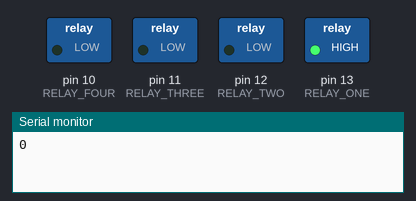
Bench run of a sketch on a simulated Arduino Uno, built with avr-gcc and run on an emulated ATmega328P. Shown: switched loads named in the sketch (green lamp = pin HIGH), the last lines printed to the serial monitor. At 17.0 s the program stops and its outputs stay as they are.

Above: at 2.1 s.
At 7.1 s:
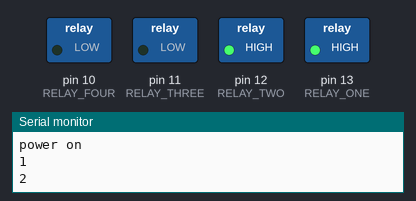
At 8.1 s:
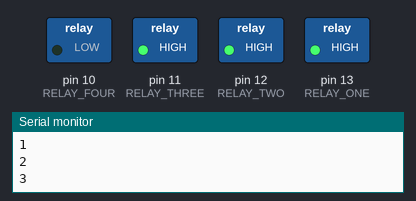
At 9.1 s:
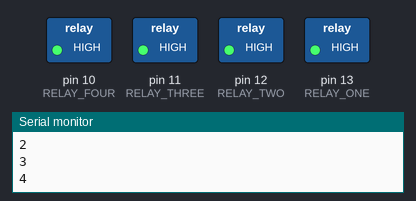
At 14.1 s:
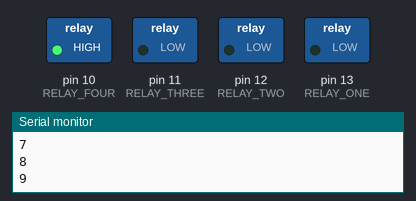
At 17.1 s:
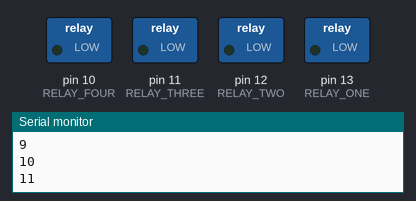
Timing chart, 0 to 18.5 s (numbered marks = the images above):
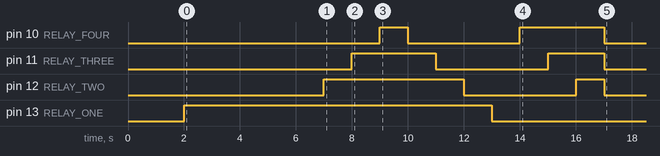

The sketch:

Relay_test.ino
```cpp
// relays
#define RELAY_ONE 13 // power control of other relays
#define RELAY_TWO 12 // negative yaw
#define RELAY_THREE 11 // main thruster
#define RELAY_FOUR 10 // poitive yaw

int i = 0;

void setup() {
  Serial.begin(115200);

  pinMode(RELAY_ONE, OUTPUT);
  pinMode(RELAY_TWO, OUTPUT);
  pinMode(RELAY_THREE, OUTPUT);
  pinMode(RELAY_FOUR, OUTPUT);
  digitalWrite(RELAY_ONE, LOW);
  digitalWrite(RELAY_TWO, LOW);
  digitalWrite(RELAY_THREE, LOW);
  digitalWrite(RELAY_FOUR, LOW);

  delay(1000);
}

void loop() {
  Serial.println(i);
  delay(1000);

  // power on relays and switch on each one
  if (i==0) {
     digitalWrite(RELAY_ONE, HIGH);
     i++;
     delay(4000);
     Serial.println("power on");
     return;
    }
  if (i==1) {
     digitalWrite(RELAY_TWO, HIGH);
     i++;
     return;
    }
  if (i==2) {
     digitalWrite(RELAY_THREE, HIGH);
     i++;
     return;
    }
  if (i==3) {
     digitalWrite(RELAY_FOUR, HIGH);
     i++;
     return;
    }

  // switch off each one
  if (i==4) {
     digitalWrite(RELAY_FOUR, LOW);
     i++;
     return;
    }
  if (i==5) {
     digitalWrite(RELAY_THREE, LOW);
     i++;
     return;
    }
  if (i==6) {
     digitalWrite(RELAY_TWO, LOW);
     i++;
     return;
    }

  // power off relays and try to switch
  if (i==7) {
     digitalWrite(RELAY_ONE, LOW);
     i++;
     return;
    }
  if (i==8) {
     digitalWrite(RELAY_FOUR, HIGH);
     i++;
     return;
    }
  if (i==9) {
     digitalWrite(RELAY_THREE, HIGH);
     i++;
     return;
    }
  if (i==10) {
     digitalWrite(RELAY_TWO, HIGH);
     i++;
     return;
    }

  // reset
  if (i==11) {
     digitalWrite(RELAY_ONE, LOW);
     digitalWrite(RELAY_TWO, LOW);
     digitalWrite(RELAY_THREE, LOW);
     digitalWrite(RELAY_FOUR, LOW);
     while(1);
    }
}
```

Measured:
- by itself, pin 10 (RELAY_FOUR): LOW → HIGH at 9.0 s, → LOW 1.0 s later, → HIGH 4.0 s later, → LOW 3.0 s later
- by itself, pin 11 (RELAY_THREE): LOW → HIGH at 8.0 s, → LOW 3.0 s later, → HIGH 4.0 s later, → LOW 2.0 s later
- by itself, pin 12 (RELAY_TWO): LOW → HIGH at 7.0 s, → LOW 5.0 s later, → HIGH 4.0 s later, → LOW 1.0 s later
- by itself, pin 13 (RELAY_ONE): LOW → HIGH at 2.0 s, → LOW 11.0 s later
